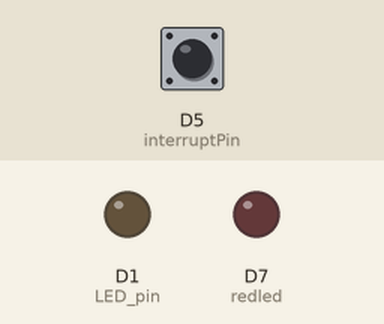
Simulated run of this sketch. Board: ESP8266 (NodeMCU). Shown: output pins drawn as LEDs (lit = HIGH). Inputs (shaded band) come from the test bench; at power-on: D5 (interruptPin) LOW. EEPROM starts erased; what the sketch prints to the serial monitor is not drawn. At 11.3 s the program restarts the board; the recording ends there.

Above: at 11.2 s.
11.3 s: D5 (interruptPin) pulled HIGH for 0.15 s
Timing chart, 0 to 11.3 s (numbered marks = the images above; inputs shaded):
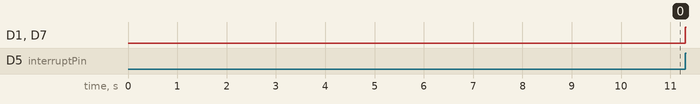

The sketch:

pin_interupt.ino
```cpp
const byte        interruptPin = D5; // Or other pins that support an interrupt
volatile boolean  interrupt_occurred = false;
volatile bool sat=0;
volatile bool sata=0;
unsigned long RiseTime = 0;
unsigned long FallTime = 0;
#include <EEPROM.h>
String esid;
String eauths;
#define           LED_pin D1
#define         redled D7
//portMUX_TYPE synch = portMUX_INITIALIZER_UNLOCKED;
void setup() {
  Serial.begin(115200);
   EEPROM.begin(512);
  pinMode(LED_pin, OUTPUT);   // LED pin to Output mode
  pinMode(redled, OUTPUT);
  digitalWrite(LED_pin, LOW); // Turn LED off (High = On, Low = Off)
  pinMode(interruptPin, INPUT);
  attachInterrupt(digitalPinToInterrupt(interruptPin), ISR, CHANGE); //Respond to falling edges on the pin
 // attachInterrupt(digitalPinToInterrupt(interruptPin), IS, CHANGE);
 delay(10000);
   Serial.println("Reading EEPROM ssid");

  for (int i = 0; i < 32; ++i)
  {
    esid += char(EEPROM.read(i));
  }
  Serial.println();
  Serial.print("SSID: ");
  Serial.println(esid);
  Serial.println("Reading EEPROM pass");

  String epass = "";
  for (int i = 32; i < 64; ++i)
  {
    epass += char(EEPROM.read(i));
  }
  Serial.print("PASS: ");
  Serial.println(epass);

  String eauth = "";
  for (int i = 64; i < 128; ++i)
  {
    eauth += char(EEPROM.read(i));
  }
  Serial.print("AUTH: ");
  Serial.println(eauth);
  eauths = eauth.c_str();
  Serial.println(eauths);
}

void loop() {
Serial.print("loop working");
  delay(10000);
  digitalWrite(redled,LOW);
}

ICACHE_RAM_ATTR void ISR () {                  // Interrupt Service Routine, come here when an interrupt occurs
  // unsigned long currentTime=millis();
  Serial.println("isr loop");

  if(sat==0){
  doRising();
 RiseTime=millis();
 Serial.print("riseTime = ");
 Serial.println(RiseTime);
  sat=1;
  }
  else{
   doFalling();
 FallTime=millis();
 Serial.print("fallTime = ");
 Serial.println(FallTime);
    sat=0;
  }

  //interrupt_occurred = true;   // Record that an interrupt occurred
  if((FallTime - RiseTime > 7000UL) && (FallTime -  RiseTime < 12000UL) || (RiseTime - FallTime > 7000UL) && (RiseTime -  FallTime < 12000UL)){
    digitalWrite(redled,HIGH);
    doReset();
  }
}
void doReset(){
      Serial.println("reseting...................");
      for (int i = 0; i < 160; ++i)
      {
        EEPROM.write(i, 0);
      }
      EEPROM.end();
      Serial.println("EEPROM reset");
      //delay(500);
      ESP.reset();
     // delay(600);
}
void doRising(){
  Serial.println("rising loop");

  if(sata==0){
  digitalWrite(LED_pin, HIGH); // Interrupt occurred, so turn On LED
  sata=1;

  }
  else{
    digitalWrite(LED_pin,LOW);
    sata=0;
  }
}
void doFalling(){

  Serial.println("falling loop");
 // sat=0;
}
```
